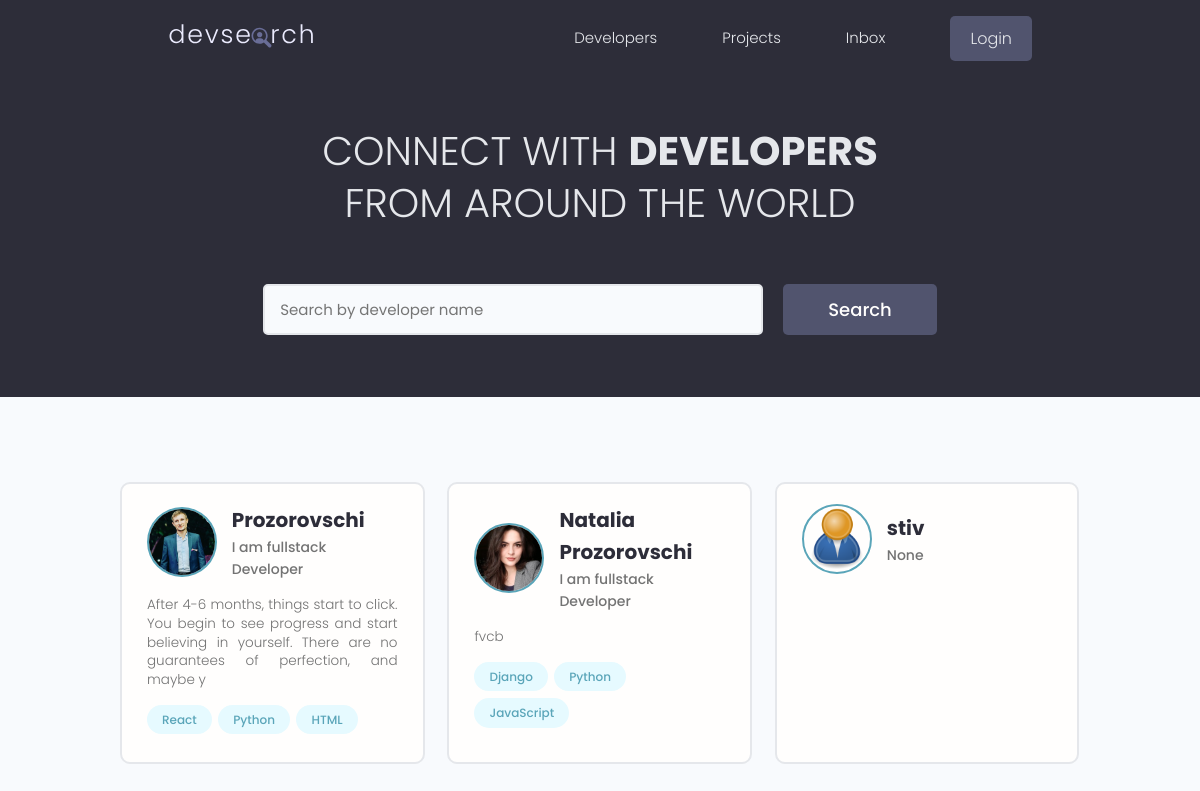
/, run on an earlier commit of the app's database.
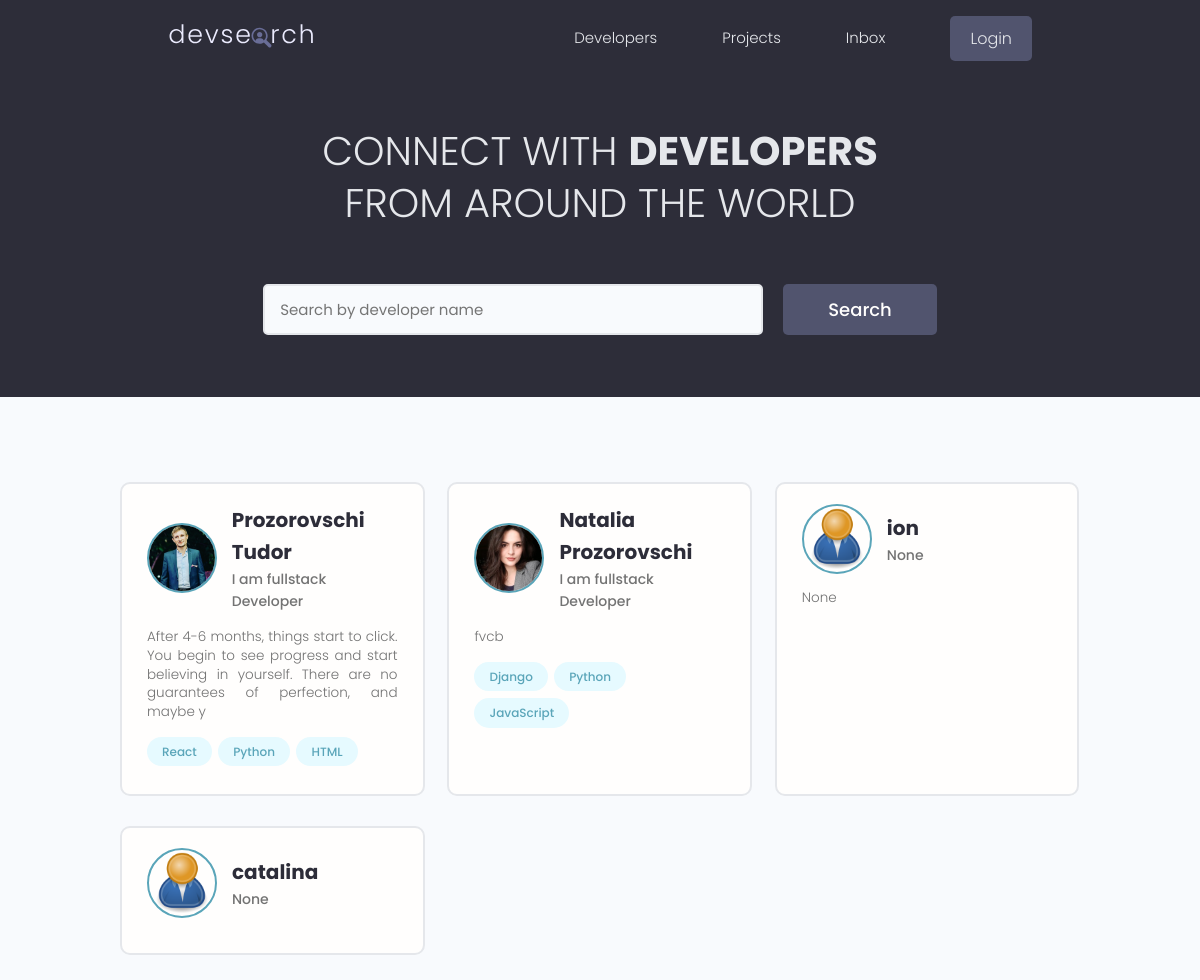
And on a later commit of the database.
### users/models.py (models this page shows, shortened)
class Profile(models.Model):
    user = models.OneToOneField(User, on_delete=models.CASCADE, null=True, blank=True)
    name = models.CharField(max_length=200, blank=True, null=True)
    email = models.EmailField(max_length=500, blank=True, null=True)
    username = models.CharField(max_length=200, blank=True, null=True)
    location = models.CharField(max_length=200, blank=True, null=True)
    short_intro = models.CharField(max_length=200, blank=True, null=True)
    bio = models.TextField(blank=True, null=True)
    profile_image = models.ImageField(
        null=True, blank=True, upload_to='profiles/', default="profiles/user-default.png")
    social_github = models.CharField(max_length=200, blank=True, null=True)
    social_twitter = models.CharField(max_length=200, blank=True, null=True)
    social_linkedin = models.CharField(max_length=200, blank=True, null=True)
    social_youtube = models.CharField(max_length=200, blank=True, null=True)
    social_website = models.CharField(max_length=200, blank=True, null=True)
    created = models.DateTimeField(auto_now_add=True)
    id = models.UUIDField(default=uuid.uuid4, unique=True,
                          primary_key=True, editable=False)

class Skill(models.Model):
    owner = models.ForeignKey(
        Profile, on_delete=models.CASCADE, null=True, blank=True)
    name = models.CharField(max_length=200, blank=True, null=True)
    description = models.TextField(null=True,blank=True)
    created = models.DateTimeField(auto_now_add=True)
    id = models.UUIDField(default=uuid.uuid4, unique=True,
                          primary_key=True, editable=False)
    def __str__(self):
        return str(self.name)

### users/views.py (the view)
# urls.py: path('', views.profiles, name="profiles"),
def profiles(request):
    profiles = Profile.objects.all()
    context = {'profiles': profiles}
    return render(request, 'users/profiles.html', context)

### users/templates/users/profiles.html (shortened to what this page needs)
{% extends 'main.html' %}
{% block content %}
<main class="home">
    <section class="hero-section text-center">
      <div class="container container--narrow">
        <div class="hero-section__box">
          <h2>CONNECT WITH <span>DEVELOPERS</span></h2>
          <h2>FROM AROUND THE WORLD</h2>
        </div>
        <div class="hero-section__search">
          <form class="form" action="#" method="get">
            <div class="form__field">
              <input class="input input--text" id="formInput#search" type="text" name="text"
                placeholder="Search by developer name" />
            </div>
            <input class="btn btn--sub btn--lg" type="submit" value="Search" />
          </form>
        </div>
      </div>
    </section>
    <section class="devlist">
      <div class="container">
        <div class="grid grid--three">
          {% for profile in profiles %}
          <div class="column card">
            <div class="dev">
              <a href="{% url 'user-profile' profile.id %}" class="card__body">
                <div class="dev__profile">
                  <img class="avatar avatar--md" src="{{ profile.profile_image.url}}" alt="image" />
                  <div class="dev__meta">
                    <h3>{{profile.name}}</h3>
                    <h5>{{profile.short_intro|slice:"60"}}</h5>
                  </div>
                </div>
                <p class="dev__info">{{profile.bio|slice:"150"}}</p>
                <div class="dev__skills">
                  {% for skill in profile.skill_set.all %}
                  <span class="tag tag--pill tag--main">
                    <small>{{skill}}</small>
                  </span>
                  {% endfor %}
                </div>
              </a>
            </div>
          </div>
          {% endfor %}
        </div>
      </div>
    </section>
  </main>
{% endblock content %}

What changed in the data, as far as the page shows it:
removed Profile: profile_image (placeholder picture), name "stiv", short_intro "None"
changed Profile: name "Prozorovschi" → "Prozorovschi Tudor"
added Profile: profile_image (placeholder picture), name "ion", short_intro "None", bio "None"
added Profile: profile_image (placeholder picture), name "catalina", short_intro "None"
